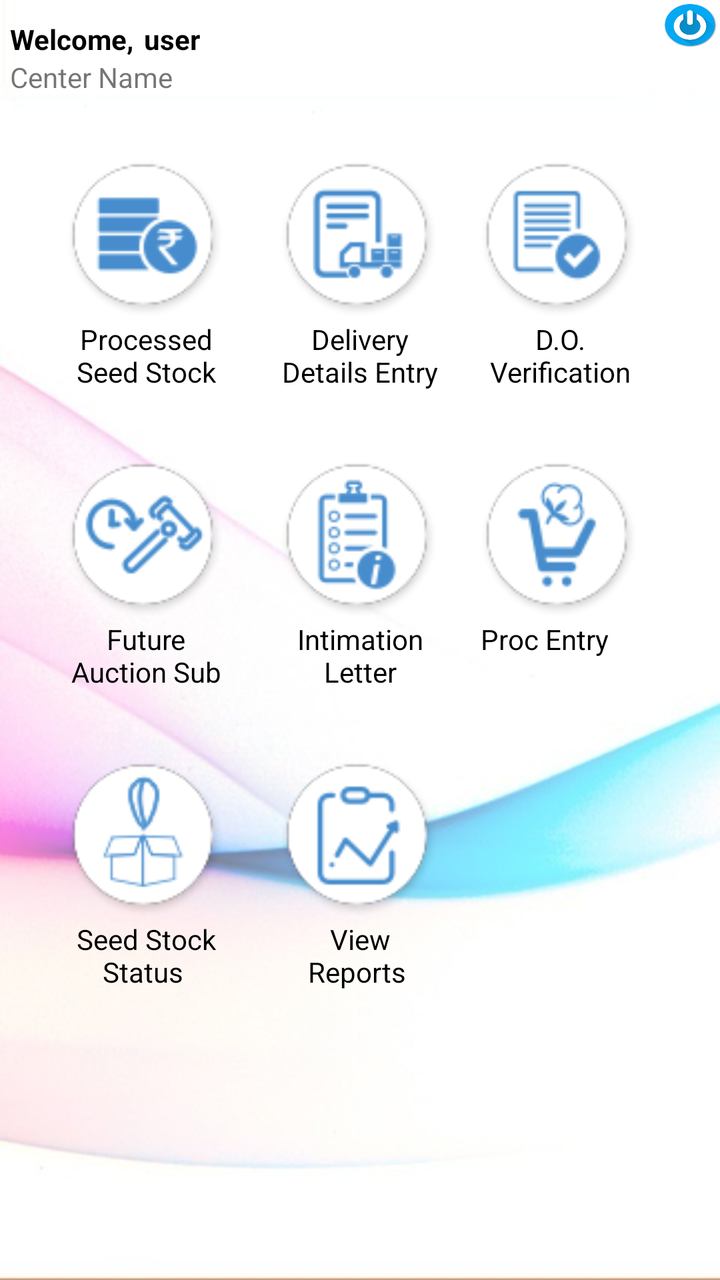
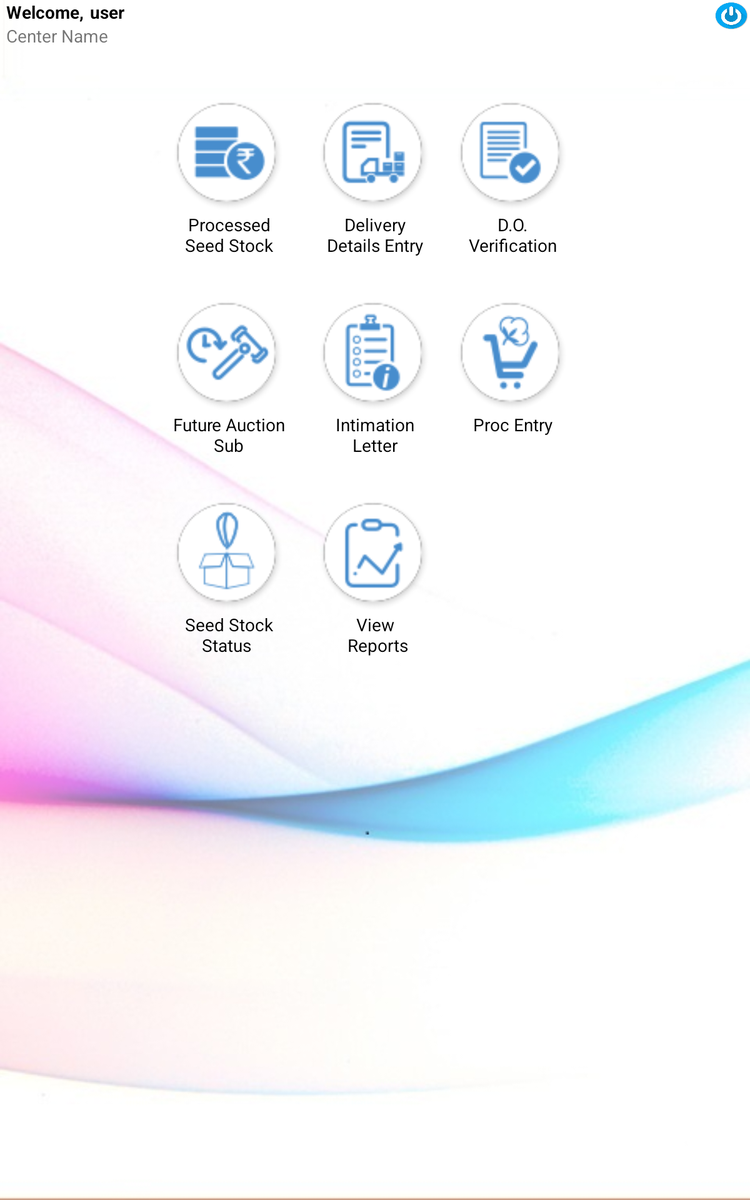

The same Android screen from two of the app's own layout files: first res/layout/ as a phone draws it, then the repository's variant for another configuration, drawn on a device whose configuration selects that folder. Both files follow.
<!-- AndroidManifest.xml: application theme AppTheme -->
<!-- res/layout/activity_home.xml -->
<?xml version="1.0" encoding="utf-8"?>
<RelativeLayout xmlns:android="http://schemas.android.com/apk/res/android"
    xmlns:app="http://schemas.android.com/apk/res-auto"
    xmlns:tools="http://schemas.android.com/tools"
    android:layout_width="match_parent"
    android:layout_height="match_parent"
    android:background="@drawable/icon_background"
    tools:context=".HomeActivity">

    <RelativeLayout
        android:id="@+id/relativeLayout1"
        android:layout_width="wrap_content"
        android:layout_height="wrap_content"
        android:layout_marginTop="10dp"
        android:layout_marginBottom="10dp"
        android:gravity="left">

        <TextView
            android:id="@+id/name"
            android:layout_width="wrap_content"
            android:layout_height="wrap_content"
            android:layout_marginLeft="5dp"
            android:text="Welcome,"
            android:textColor="#000000"
            android:layout_marginTop="10dp"
            android:layout_alignBaseline="@+id/txtUsername"
            android:textSize="14sp"
            android:textStyle="bold" />
        <TextView
            android:id="@+id/txtUsername"
            android:layout_width="wrap_content"
            android:layout_height="wrap_content"
            android:layout_marginLeft="5dip"
            android:layout_toRightOf="@+id/name"
            android:text="user"
            android:textColor="#000000"
            android:textSize="14sp"
            android:textStyle="bold" />

        <TextView
            android:id="@+id/centername"
            android:layout_height="wrap_content"
            android:layout_width="wrap_content"
            android:layout_below="@+id/name"
            android:textSize="14sp"
            android:text="Center Name"
            android:layout_marginBottom="2dp"
            android:layout_marginLeft="5dp"
            />
    </RelativeLayout>

    <ScrollView
        android:id="@+id/scroll"
        android:layout_width="fill_parent"
        android:layout_height="wrap_content"
        android:layout_marginTop="20dp"
        android:layout_below="@+id/relativeLayout1" >

        

        <RelativeLayout
            android:id="@+id/relOptions"
            android:layout_width="match_parent"
            android:layout_height="wrap_content"
            android:layout_gravity="center_vertical" >

            <TextView
                android:id="@+id/tvGradedAuction"
                android:layout_width="wrap_content"
                android:layout_height="wrap_content"
                android:layout_alignLeft="@+id/btnSeedStockEntry"
                android:layout_alignRight="@+id/btnSeedStockEntry"
                android:layout_below="@+id/btnSeedStockEntry"
                android:gravity="center"
                android:text="Processed Seed Stock"
                android:textColor="#000000"
                />

            <Button
                android:id="@+id/btnDeliveryDetailsEntry"
                android:layout_width="80dp"
                android:layout_height="80dp"
                android:background="@drawable/delivery_details_entry"
                android:layout_centerHorizontal="true" />

            <TextView
                android:id="@+id/tvNonGradedAuction"
                android:layout_width="wrap_content"
                android:layout_height="wrap_content"
                android:layout_alignLeft="@+id/btnDeliveryDetailsEntry"
                android:layout_alignRight="@+id/btnDeliveryDetailsEntry"
                android:layout_below="@+id/btnDeliveryDetailsEntry"
                android:gravity="center"
                android:text="Delivery Details Entry"
                android:textColor="#000000"
                />

            <Button
                android:id="@+id/btnDeliveryOrderVerify"
                android:layout_width="80dp"
                android:layout_height="80dp"
                android:layout_alignTop="@+id/btnDeliveryDetailsEntry"
                android:layout_marginLeft="20dp"
                android:layout_toRightOf="@+id/btnDeliveryDetailsEntry"
                android:background="@drawable/delivery_order_verification"
                android:gravity="center" />

            <TextView
                android:id="@+id/tvWinnerReport"
                android:layout_width="wrap_content"
                android:layout_height="wrap_content"
                android:layout_alignLeft="@+id/btnDeliveryOrderVerify"
                android:layout_alignRight="@+id/btnDeliveryOrderVerify"
                android:layout_below="@+id/btnDeliveryOrderVerify"
                android:gravity="center"
                android:text="D.O. Verification"
                android:textColor="#000000"
                />

            

            
            <Button
                android:id="@+id/btnIntimationLetter"
                android:layout_width="80dp"
                android:layout_height="80dp"
                android:layout_alignLeft="@+id/btnDeliveryDetailsEntry"
                android:layout_alignTop="@+id/btnFutureAuctionSubmision"
                android:background="@drawable/intimation_letter"
                android:layout_below="@+id/btnDeliveryDetailsEntry"/>

            <TextView
                android:id="@+id/tvArrival"
                android:layout_width="wrap_content"
                android:layout_height="wrap_content"
                android:layout_alignLeft="@+id/btnIntimationLetter"
                android:layout_alignRight="@+id/btnIntimationLetter"
                android:layout_below="@+id/btnIntimationLetter"
                android:gravity="center"
                android:text="Intimation Letter"
                android:textColor="#000000"
                />

            <Button
                android:id="@+id/btnSeedStockEntry"
                android:layout_width="80dp"
                android:layout_height="80dp"
                android:layout_above="@+id/tvNonGradedAuction"
                android:background="@drawable/processedseedstockentry"
                android:layout_marginRight="27dp"
                android:layout_toLeftOf="@+id/btnDeliveryDetailsEntry" />


            <Button
                android:id="@+id/btnProcurement"
                android:layout_width="80dp"
                android:layout_height="80dp"
                android:layout_alignTop="@+id/btnIntimationLetter"
                android:layout_marginLeft="20dp"
                android:layout_toRightOf="@+id/btnIntimationLetter"
                android:background="@drawable/rawcottonprocuremententry"
                android:gravity="center" />

            <TextView
                android:id="@+id/tvprocurement"
                android:layout_width="wrap_content"
                android:layout_height="wrap_content"
                android:layout_below="@+id/btnProcurement"
                android:layout_alignLeft="@+id/btnProcurement"
                android:gravity="center"
                android:text="Proc Entry"
                android:textColor="#000000" />

            


            <Button
                android:id="@+id/btnFutureAuctionSubmision"
                android:layout_width="80dp"
                android:layout_height="80dp"
                android:layout_alignLeft="@+id/btnSeedStockEntry"
                android:layout_below="@+id/btnSeedStockEntry"
                android:background="@drawable/futureauctionseedentry"
                android:layout_marginTop="70dp"/>

            <TextView
                android:id="@+id/tvbtnFutureAuctionSubmision"
                android:layout_width="wrap_content"
                android:layout_height="wrap_content"
                android:layout_alignLeft="@+id/btnFutureAuctionSubmision"
                android:layout_alignRight="@+id/btnFutureAuctionSubmision"
                android:layout_below="@+id/btnFutureAuctionSubmision"
                android:gravity="center"
                android:text="Future Auction Sub"
                android:textColor="#000000"
                />


             



            <Button
                android:id="@+id/btnStockStatus"
                android:layout_width="80dp"
                android:layout_height="80dp"

                android:layout_alignLeft="@+id/btnFutureAuctionSubmision"
                android:layout_below="@+id/btnFutureAuctionSubmision"
                android:background="@drawable/seedstocstatus"
                android:layout_marginTop="70dp"/> -->

            <TextView
                android:id="@+id/tvbtnbtnStockStatus"
                android:layout_width="wrap_content"
                android:layout_height="wrap_content"
                android:layout_alignLeft="@+id/btnStockStatus"
                android:layout_alignRight="@+id/btnStockStatus"
                android:layout_below="@+id/btnStockStatus"
                android:gravity="center"
                android:text="Seed Stock Status "
                android:textColor="#000000"
                />

            <Button
                android:id="@+id/btnReports"
                android:layout_width="80dp"
                android:layout_height="80dp"
                android:layout_alignLeft="@+id/btnIntimationLetter"
                android:layout_below="@+id/btnIntimationLetter"
                android:background="@drawable/report"
                android:layout_marginTop="70dp"/>

            <TextView
                android:id="@+id/tvbtnbtnReports"
                android:layout_width="wrap_content"
                android:layout_height="wrap_content"
                android:layout_alignLeft="@+id/btnReports"
                android:layout_alignRight="@+id/btnReports"
                android:layout_below="@+id/btnReports"
                android:gravity="center"
                android:text="View Reports "
                android:textColor="#000000"
                />

        </RelativeLayout>
    </ScrollView>

    <Button
        android:id="@+id/btnlogout"
        android:layout_width="30dp"
        android:layout_height="25dp"
        android:layout_alignParentRight="true"
        android:layout_alignParentTop="true"
        android:background="@drawable/logout_new"
        android:gravity="right" />

</RelativeLayout>
<!-- resources referenced by this layout -->
<resources>
  <!-- drawable delivery_details_entry: png bitmap (drawable-v24, 5026 bytes) -->
  <!-- drawable delivery_order_verification: png bitmap (drawable-v24, 5026 bytes) -->
  <!-- drawable futureauctionseedentry: png bitmap (drawable-v24, 6174 bytes) -->
  <!-- drawable icon_background: jpg bitmap (drawable-v24, 38706 bytes) -->
  <!-- drawable intimation_letter: png bitmap (drawable-v24, 5613 bytes) -->
  <!-- drawable logout_new: png bitmap (drawable-v24, 36606 bytes) -->
  <!-- drawable processedseedstockentry: png bitmap (drawable-v24, 5128 bytes) -->
  <!-- drawable rawcottonprocuremententry: png bitmap (drawable-v24, 5595 bytes) -->
  <!-- drawable report: png bitmap (drawable-v24, 5252 bytes) -->
  <!-- drawable seedstocstatus: png bitmap (drawable-v24, 3997 bytes) -->
  <style name="AppTheme" parent="Theme.AppCompat.Light.DarkActionBar">
          
          <item name="colorPrimary">#052453</item>
          <item name="colorPrimaryDark">#074387</item>
          <item name="colorAccent">@color/colorAccent</item>
      </style>
</resources>
<!-- res/layout-large/activity_home.xml (the repository's variant of the layout above) -->
<!-- drawn on a 7-inch tablet held upright -->
<?xml version="1.0" encoding="utf-8"?>
<RelativeLayout xmlns:android="http://schemas.android.com/apk/res/android"
    xmlns:app="http://schemas.android.com/apk/res-auto"
    xmlns:tools="http://schemas.android.com/tools"
    android:layout_width="match_parent"
    android:layout_height="match_parent"
    android:background="@drawable/icon_background"
    tools:context=".HomeActivity">

    <RelativeLayout
        android:id="@+id/relativeLayout1"
        android:layout_width="wrap_content"
        android:layout_height="wrap_content"
        android:layout_marginTop="0dp"
        android:layout_marginBottom="10dp"
        android:gravity="left">

        <TextView
            android:id="@+id/name"
            android:layout_width="wrap_content"
            android:layout_height="wrap_content"
            android:layout_marginLeft="5dp"
            android:text="Welcome,"
            android:textColor="#000000"
            android:layout_marginTop="10dp"
            android:layout_alignBaseline="@+id/txtUsername"
            android:textSize="14sp"
            android:textStyle="bold" />
        <TextView
            android:id="@+id/txtUsername"
            android:layout_width="wrap_content"
            android:layout_height="wrap_content"
            android:layout_marginLeft="5dip"
            android:layout_toRightOf="@+id/name"
            android:text="user"
            android:textColor="#000000"
            android:textSize="14sp"
            android:textStyle="bold" />

        <TextView
            android:id="@+id/centername"
            android:layout_height="wrap_content"
            android:layout_width="wrap_content"
            android:layout_below="@+id/name"
            android:textSize="14sp"
            android:text="Center Name"
            android:layout_marginBottom="2dp"
            android:layout_marginLeft="5dp"
            />
    </RelativeLayout>

    <ScrollView
        android:id="@+id/scroll"
        android:layout_marginTop="30dp"
        android:layout_width="fill_parent"
        android:layout_height="wrap_content"

        android:layout_below="@+id/relativeLayout1" >

        

        <RelativeLayout
            android:id="@+id/relOptions"
            android:layout_width="fill_parent"
            android:layout_height="wrap_content"
            android:layout_gravity="center_vertical" >

            <TextView
                android:id="@+id/tvGradedAuction"
                android:layout_width="wrap_content"
                android:layout_height="wrap_content"
                android:layout_alignLeft="@+id/btnSeedStockEntry"
                android:layout_alignRight="@+id/btnSeedStockEntry"
                android:layout_below="@+id/btnSeedStockEntry"
                android:gravity="center"
                android:text="Processed Seed Stock"
                android:textColor="#000000"
                />

            <Button
                android:id="@+id/btnDeliveryDetailsEntry"
                android:layout_width="90dp"
                android:layout_height="90dp"
                android:background="@drawable/delivery_details_entry"
                android:layout_centerHorizontal="true" />

            <TextView
                android:id="@+id/tvNonGradedAuction"
                android:layout_width="wrap_content"
                android:layout_height="wrap_content"
                android:layout_alignLeft="@+id/btnDeliveryDetailsEntry"
                android:layout_alignRight="@+id/btnDeliveryDetailsEntry"
                android:layout_below="@+id/btnDeliveryDetailsEntry"
                android:gravity="center"
                android:text="Delivery Details Entry"
                android:textColor="#000000"
                />

            <Button
                android:id="@+id/btnDeliveryOrderVerify"
                android:layout_width="90dp"
                android:layout_height="90dp"
                android:layout_alignTop="@+id/btnDeliveryDetailsEntry"
                android:layout_marginLeft="20dp"
                android:layout_toRightOf="@+id/btnDeliveryDetailsEntry"
                android:background="@drawable/delivery_order_verification"
                android:gravity="center" />

            <TextView
                android:id="@+id/tvWinnerReport"
                android:layout_width="wrap_content"
                android:layout_height="wrap_content"
                android:layout_alignLeft="@+id/btnDeliveryOrderVerify"
                android:layout_alignRight="@+id/btnDeliveryOrderVerify"
                android:layout_below="@+id/btnDeliveryOrderVerify"
                android:gravity="center"
                android:text="D.O. Verification"
                android:textColor="#000000"
                />

           
            <Button
                android:id="@+id/btnIntimationLetter"
                android:layout_width="90dp"
                android:layout_height="90dp"
                android:layout_alignLeft="@+id/btnDeliveryDetailsEntry"
                android:layout_alignTop="@+id/btnFutureAuctionSubmision"
                android:background="@drawable/intimation_letter"
                android:layout_below="@+id/btnDeliveryDetailsEntry"/>

            <TextView
                android:id="@+id/tvArrival"
                android:layout_width="wrap_content"
                android:layout_height="wrap_content"
                android:layout_alignLeft="@+id/btnIntimationLetter"
                android:layout_alignRight="@+id/btnIntimationLetter"
                android:layout_below="@+id/btnIntimationLetter"
                android:gravity="center"
                android:text="Intimation Letter"
                android:textColor="#000000"
                />

            <Button
                android:id="@+id/btnSeedStockEntry"
                android:layout_width="90dp"
                android:layout_height="90dp"
                android:layout_above="@+id/tvNonGradedAuction"
                android:background="@drawable/processedseedstockentry"
                android:layout_marginRight="27dp"
                android:layout_toLeftOf="@+id/btnDeliveryDetailsEntry" />


            <Button
                android:id="@+id/btnProcurement"
                android:layout_width="90dp"
                android:layout_height="90dp"
                android:layout_alignTop="@+id/btnIntimationLetter"
                android:layout_marginLeft="20dp"
                android:layout_toRightOf="@+id/btnIntimationLetter"
                android:background="@drawable/rawcottonprocuremententry"
                android:gravity="center" />

            <TextView
                android:id="@+id/tvprocurement"
                android:layout_width="wrap_content"
                android:layout_height="wrap_content"
                android:layout_alignLeft="@+id/btnProcurement"
                android:layout_alignRight="@+id/btnProcurement"
                android:layout_below="@+id/btnProcurement"
                android:gravity="center"
                android:text="Proc Entry"
                android:textColor="#000000"
                />

            


            <Button
                android:id="@+id/btnFutureAuctionSubmision"
                android:layout_width="90dp"
                android:layout_height="90dp"
                android:layout_alignLeft="@+id/btnSeedStockEntry"
                android:layout_below="@+id/btnSeedStockEntry"
                android:background="@drawable/futureauctionseedentry"
                android:layout_marginTop="70dp"/>

            <TextView
                android:id="@+id/tvbtnFutureAuctionSubmision"
                android:layout_width="wrap_content"
                android:layout_height="wrap_content"
                android:layout_alignLeft="@+id/btnFutureAuctionSubmision"
                android:layout_alignRight="@+id/btnFutureAuctionSubmision"
                android:layout_below="@+id/btnFutureAuctionSubmision"
                android:gravity="center"
                android:text="Future Auction Sub"
                android:textColor="#000000"
                />


            
                
                
                
                
                
                
                

            
                
                
                
                
                
                
                
                
                
                



            <Button
                android:id="@+id/btnStockStatus"
                android:layout_width="90dp"
                android:layout_height="90dp"
                android:layout_alignLeft="@+id/btnFutureAuctionSubmision"
                android:layout_below="@+id/btnFutureAuctionSubmision"
                android:background="@drawable/seedstocstatus"
                android:layout_marginTop="70dp"/> -->

            <TextView
                android:id="@+id/tvbtnbtnStockStatus"
                android:layout_width="wrap_content"
                android:layout_height="wrap_content"
                android:layout_alignLeft="@+id/btnStockStatus"
                android:layout_alignRight="@+id/btnStockStatus"
                android:layout_below="@+id/btnStockStatus"
                android:gravity="center"
                android:text="Seed Stock Status "
                android:textColor="#000000"
                />

            <Button
                android:id="@+id/btnReports"
                android:layout_width="90dp"
                android:layout_height="90dp"
                android:layout_alignLeft="@+id/btnIntimationLetter"
                android:layout_below="@+id/btnIntimationLetter"
                android:background="@drawable/report"
                android:layout_marginTop="70dp"/>

            <TextView
                android:id="@+id/tvbtnbtnReports"
                android:layout_width="wrap_content"
                android:layout_height="wrap_content"
                android:layout_alignLeft="@+id/btnReports"
                android:layout_alignRight="@+id/btnReports"
                android:layout_below="@+id/btnReports"
                android:gravity="center"
                android:text="View\n Reports "
                android:textColor="#000000"
                />

        </RelativeLayout>
    </ScrollView>

    <Button
        android:id="@+id/btnlogout"
        android:layout_width="30dp"
        android:layout_height="25dp"
        android:layout_alignParentRight="true"
        android:layout_alignParentTop="true"
        android:background="@drawable/logout_new"
        android:gravity="right" />

</RelativeLayout>
